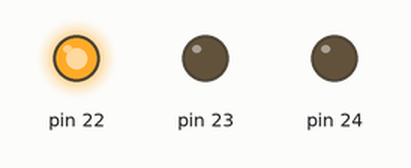
Recording of a sketch running on a simulated Arduino Mega 2560, built with avr-gcc and run on an emulated ATmega2560. On the bench: output pins drawn as LEDs (lit = HIGH).

Above: at 2.5 s.
At 6.0 s:
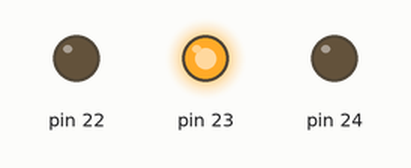
At 9.5 s:
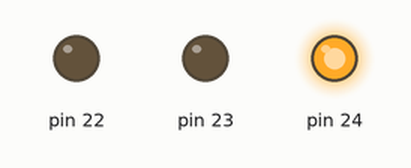
Timing chart, 0 to 15.6 s (numbered marks = the images above):
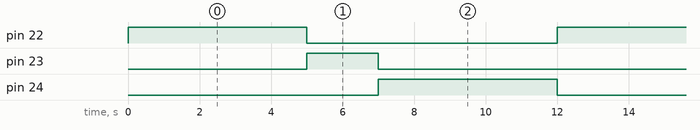

The sketch:

Sem_foro_Em_C.ino
```cpp
void setup() {
  DDRA |= 0b00000111;
}

void loop() {
  PORTA |= 0b00000001;
  PORTA &= 0b11111001;
  delay(5000);

  PORTA |= 0b00000010;
  PORTA &= 0b11111010;
  delay(2000);

  PORTA |= 0b00000100;
  PORTA &= 0b11111100;
  delay(5000);
}
```

Measured:
- by itself, pin 22, pin 24: alternates HIGH for 5.0 s and LOW for 7.0 s
- by itself, pin 23: alternates HIGH for 2.0 s and LOW for 10.0 s
- by itself, everything shown: repeats every 12.0 s, in 3 steps
